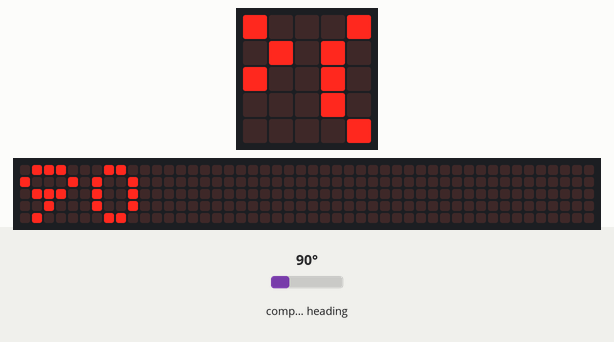
This program was run on a simulated BBC micro:bit (MakeCode). Shown: the board's 5×5 LED display, a strip that is not on the board, showing the scrolling text unrolled. The test bench sets the inputs (shaded band); at power-on: compass heading 90°. The 48×5 strip is a reading aid, not a part: it shows the text the display is scrolling, unrolled, one strip-width of it at a time; the compass is already calibrated.

Above: at 1.27 s.
1.3 s: compass heading set to 7°
At 7.3 s:
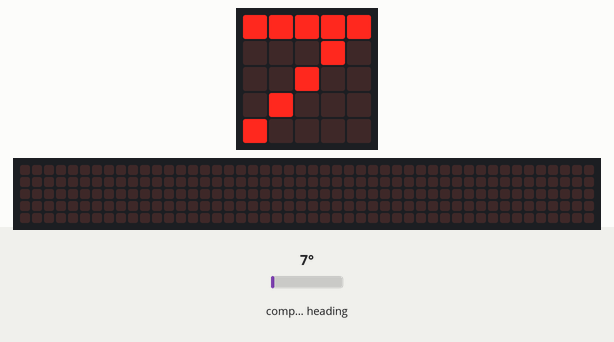
8.8 s: compass heading set to 90°
At 11.56 s:
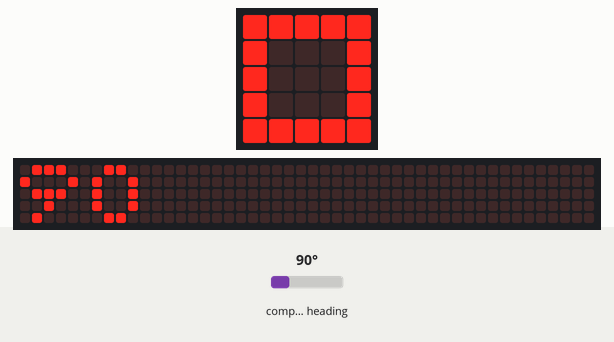
19.7 s: compass heading set to 180°
At 28.3 s:
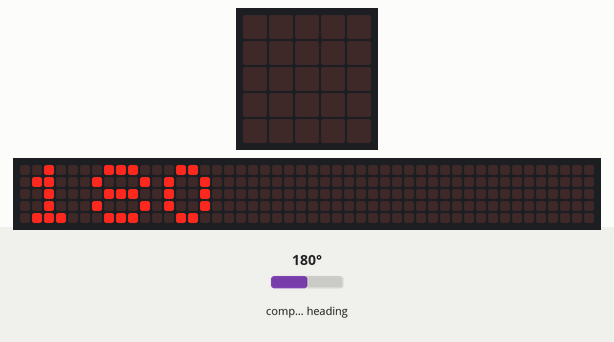

Measured:
- after the input at 1.3 s, the display: first differs from a run without the input after 5.4 s (image 1)
- after the input at 8.8 s, the display: first differs from a run without the input after 2.7 s (image 2)
- what the display in image 1 shows lasts 0.8 s, from 6.7 s to 7.5 s
- what the display in image 3 shows lasts 0.4 s, from 28.1 s to 28.5 s

The program:

main.ts
```typescript
basic.forever(function () {
    basic.showString("" + (input.compassHeading()))
    basic.showArrow(ArrowNames.North)
    basic.showLeds(`
        . . . . .
        # . . . #
        # # . . #
        # . # . #
        # . . # #
        `)
    basic.showArrow(ArrowNames.South)
    basic.showLeds(`
        # # # # #
        # . . . .
        # # # # #
        . . . . #
        # # # # #
        `)
    basic.showArrow(ArrowNames.East)
    basic.showLeds(`
        # # # # #
        # . . . .
        # # # # .
        # . . . .
        # # # # #
        `)
    basic.showArrow(ArrowNames.West)
    basic.showLeds(`
        # # # # #
        # . . . #
        # . . . #
        # . . . #
        # # # # #
        `)
})
```

test.ts
```typescript
// aquí va el archivo "tests"; esto no se compilará cuando este paquete se utilice como una extensión.
```
